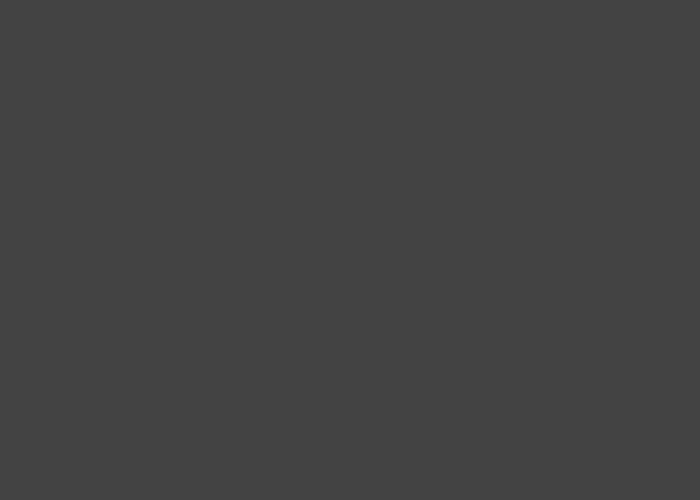
Frame 1 (no input)
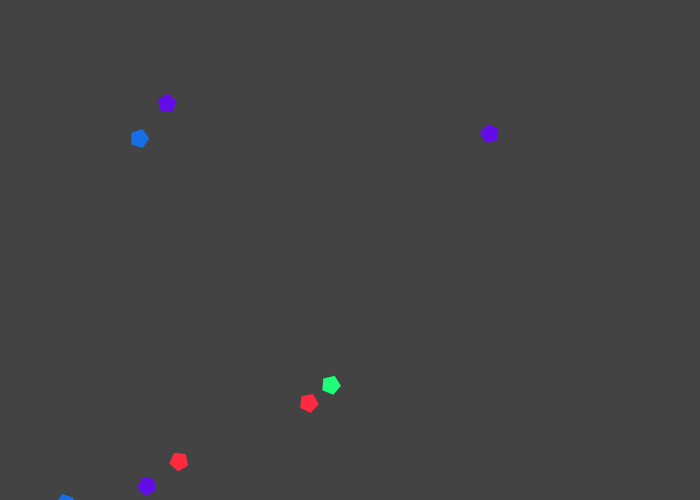
Frame 60 (the mouse pressed at the canvas centre just before this capture)
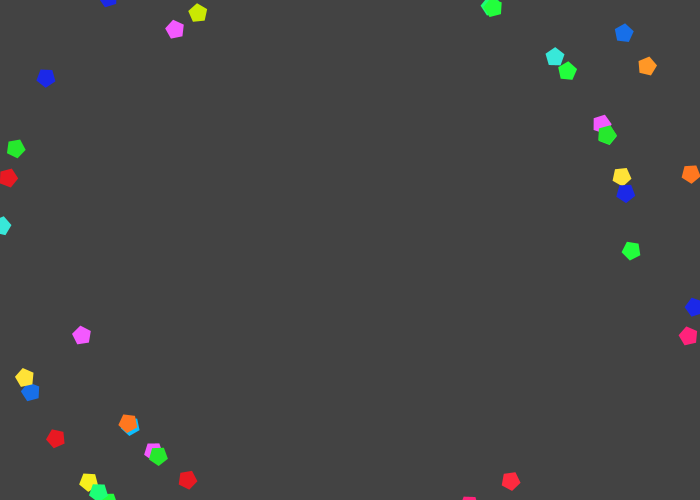
Frame 120 (the mouse held since frame 60 and released just before this capture)

The Processing sketch that drew these frames (run headless with seeded random() and noise(); from frame 60 on, the mouse is pressed at the canvas centre):

// Processing sketch: processing_175479
// ── processing_175479.pde

PVector velocity;
PVector location;

void setup() {
  size(700, 500);
  noStroke();
  location = new PVector(mouseX, mouseY);
  frameRate(30);
  background(#434343);

}

void draw() {
  background(#434343);
  velocity = new PVector(mouseX - pmouseX, mouseY - pmouseY);
  location.add(velocity);
  
  pushMatrix();
  translate(location.x, location.y);
  if (mouseX == pmouseX && mouseY == pmouseY) {
    rotate(0.0);
  }
  else {
    rotate(-velocity.heading2D());
  }
  int f = (int)random(frameCount);
  int r1 = (int)random(500);
  int r2 = (int)random(500);
  int r3 = (int)random(500);

  for (int i = 0; i < f; i++) {
    Hexagon h1 = new Hexagon(r1, r1, 1);
    h1.display();
    Hexagon h2 = new Hexagon(r2, r2, 1);
    h2.display();
    Hexagon h3 = new Hexagon(r3, r3, 1);
    h3.display();
  }
  popMatrix();
  
}
class Hexagon {
  color cHexagon;
  float xPt; 
  float yPt;
  float rt;
  float trans;

  color [] cArray = {
    color(#620ce8), // purply cobalt
    color(#0dbeff), // bright sky 
    color(#22ff3c), // lime
    color(#ff771f), // orangey red
    color(#ff2a3f), // rose
    color(#1b28e8), // mild cobalt
    color(#1dff76), // bluey green
    color(#ffe237), // butter yellow
    color(#38e8d9), // bright aqua
    color(#f359ff), // wisteria
    color(#26e82d), // bright leaf green
    color(#cae803), // yellow green
    color(#ff9726), // bright orange
    color(#176fe8), // cornflower
    color(#f7ef1d), // bright yellow
    color(#e81922), // coraly red
    color(#ff227b) // bright pink
  };
  
  Hexagon(float xPoint, float yPoint, int level) {
    xPt = xPoint;
    yPt = yPoint;
    rt = random(6.2831);
    
    int rnum  = (int)random(cArray.length);
    cHexagon = cArray[rnum];
  }
  
  void display() {
    fill(cHexagon);
    rotate(rt);
    float angle = TWO_PI / 5;
    beginShape();
      for (float a = 0; a < TWO_PI; a += angle) {
        float sx = xPt+cos(a) * 10;
        float sy = yPt+sin(a) * 10;
        vertex(sx, sy);
      }
    endShape(CLOSE);
  }  
  
}
